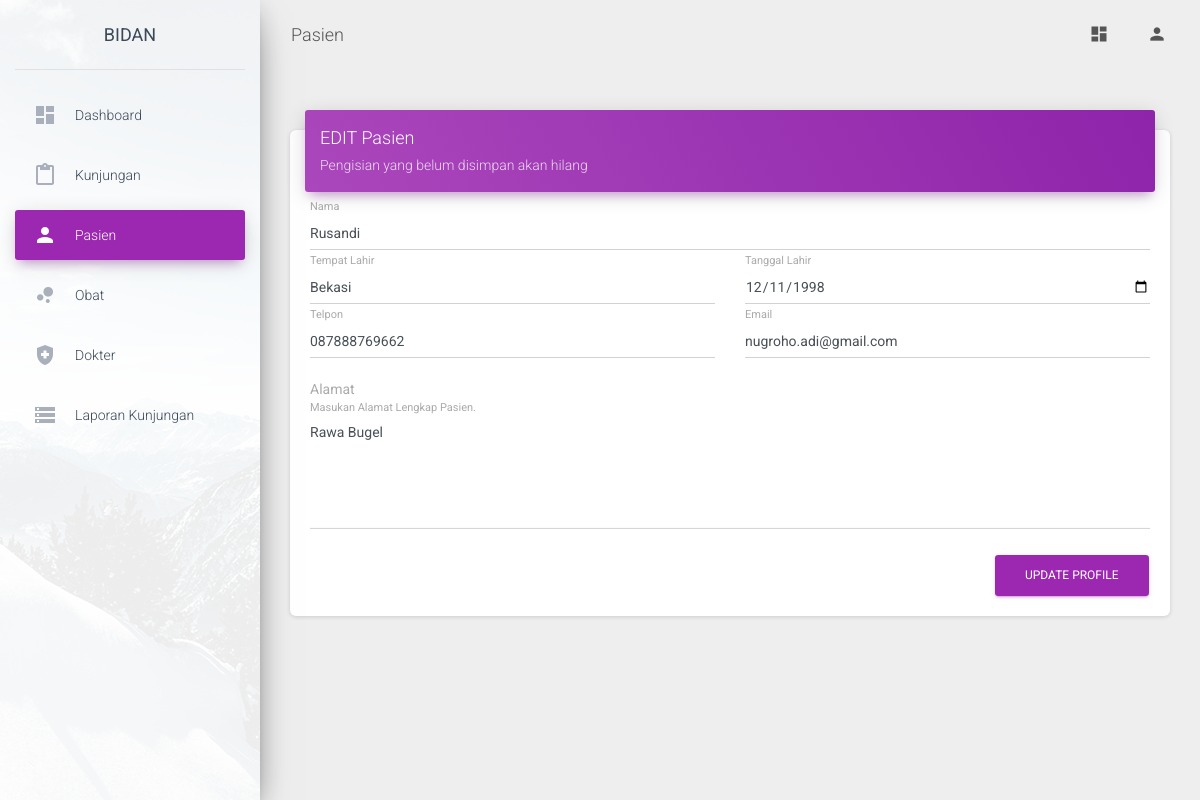
Page /media.php?module=pasien&act=edit&id=3 (signed in) on the committed database.
### tables this page shows
CREATE TABLE `pasien` (
  `id` int(1) NOT NULL,
  `nama` varchar(100) NOT NULL,
  `tempatlahir` varchar(50) NOT NULL,
  `tanggallahir` date NOT NULL,
  `tel` varchar(15) NOT NULL,
  `email` varchar(50) NOT NULL,
  `alamat` text NOT NULL,
  `reg_date` timestamp NOT NULL DEFAULT current_timestamp() ON UPDATE current_timestamp()
);

### module/pasien/edit.php (the view, shortened to what this page needs)
<?php
$aksi   = "module/".$_GET['module']."/action.php";
$edit=mysqli_fetch_array(mysqli_query($conn,"SELECT * from pasien where id='$_GET[id]'"));
?>
<div class="col-md-12">
  <div class="card">
    <div class="card-header card-header-primary">
      <h4 class="card-title"><?php echo strtoupper($_GET['act']) ?> <?php echo ucwords($_GET['module']) ?></h4>
      <p class="card-category">Pengisian yang belum disimpan akan hilang</p>
    </div>
    <div class="card-body">
      <form action="<?php echo $aksi."?module=".$_GET['module']."&act=".$_GET['act'] ?>" method="POST">
        <div class="row">
          <div class="col-md-12">
            <div class="form-group">
              <label class="bmd-label-floating">Nama</label>
              <input type="text" class="form-control" name="nama" value="<?php echo $edit['nama'] ?>">
            </div>
          </div>
          <div class="col-md-6">
            <div class="form-group">
              <label class="bmd-label-floating">Tempat Lahir</label>
              <input type="text" class="form-control" name="tempatlahir" value="<?php echo $edit['tempatlahir'] ?>">
            </div>
          </div>
          <div class="col-md-6">
            <div class="form-group">
              <label class="bmd-label-floating">Tanggal Lahir</label>
              <input type="date" class="form-control" max="<?php echo date('Y-m-d'); ?>" name="tanggallahir" value="<?php echo $edit['tanggallahir'] ?>">
            </div>
          </div>
          <div class="col-md-6">
            <div class="form-group">
              <label class="bmd-label-floating">Telpon</label>
              <input type="tel" class="form-control" name="tel" value="<?php echo $edit['tel'] ?>">
            </div>
          </div>
          <div class="col-md-6">
            <div class="form-group">
              <label class="bmd-label-floating">Email</label>
              <input type="email" class="form-control" name="email" value="<?php echo $edit['email'] ?>">
            </div>
          </div>
        </div>
        <div class="row">
          <div class="col-md-12">
            <div class="form-group">
              <label>Alamat</label>
              <div class="form-group">
                <label class="bmd-label-floating">Masukan Alamat Lengkap Pasien.</label>
                <textarea class="form-control" name="alamat" rows="5"><?php echo $edit['alamat'] ?></textarea>
              </div>
            </div>
          </div>
        </div>
        <button type="submit" class="btn btn-primary pull-right">Update Profile</button>
        <div class="clearfix"></div>
      </form>
    </div>
  </div>
</div>

### rows in the picture
pasien: nama "Rusandi", tempatlahir "Bekasi", tanggallahir "12/11/1998", tel "087888769662", email "nugroho.adi@gmail.com", alamat "Rawa Bugel"

### other values in the picture
$_GET['module'] "Pasien"
$_GET['act'] "EDIT"
